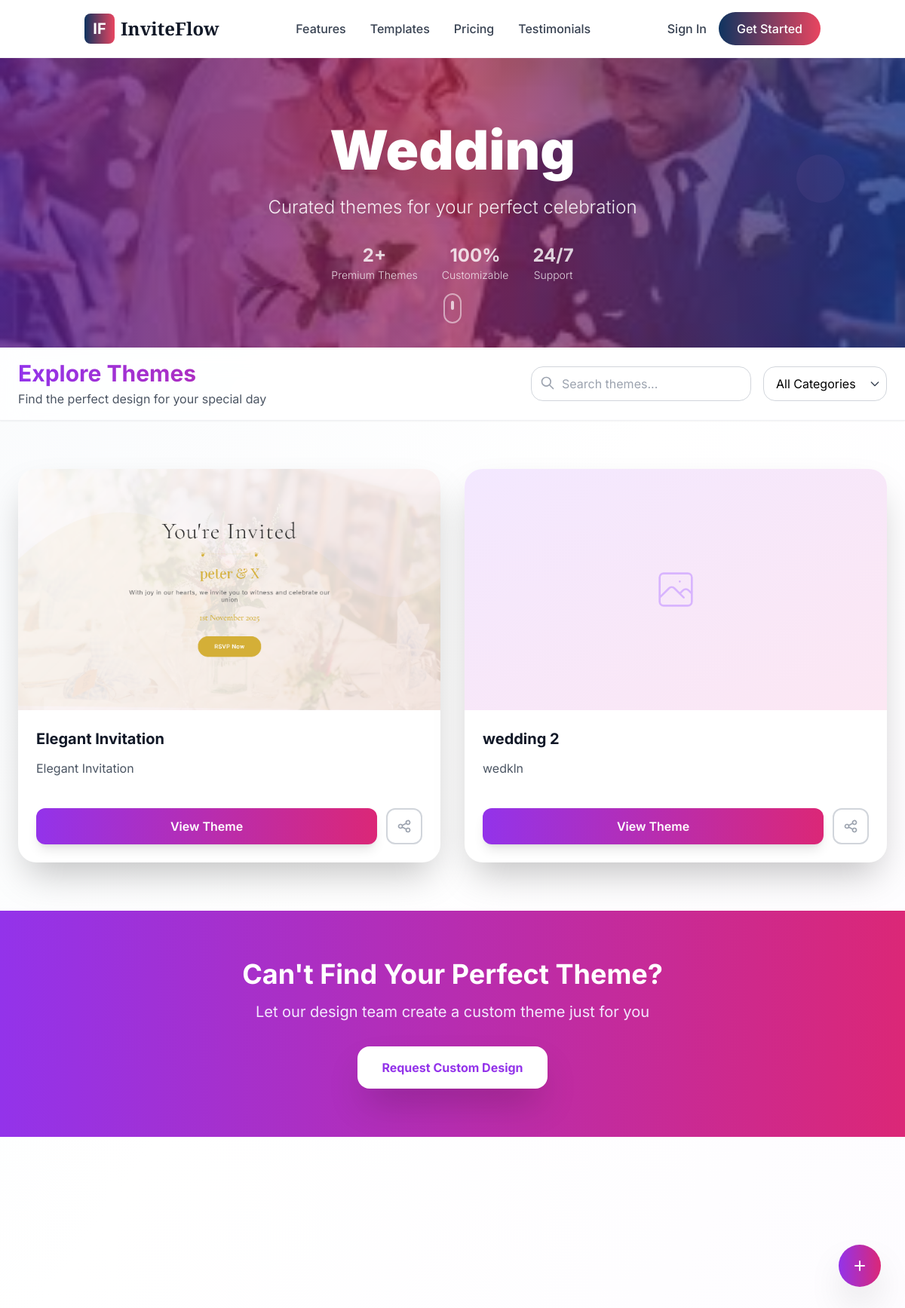
The app's page /main/category/2 with its own data.
### invitation/models.py (models this page shows, shortened)
class InvitationType(models.Model):
    name = models.CharField(max_length=100)
    description = models.TextField(blank=True)
    image = models.ImageField( upload_to='invitation_type_image/', height_field=None, width_field=None, max_length=None, null=True, blank=True)
    tag = models.CharField(max_length=150, null=True,blank=True)

class Invitation_theme(models.Model):
    GENDARE =[('male','Male'),
           ('female','Female')]
    name = models.CharField(max_length=100)
    description = models.TextField(blank=True)
    image = models.ImageField( upload_to='invitation_theme_image/', height_field=None, width_field=None, max_length=None, null=True, blank=True)
    tag = models.CharField(max_length=150, null=True,blank=True)
    invitation_type = models.ForeignKey(InvitationType, on_delete=models.CASCADE)
    html_code = models.TextField(null=True, blank=True)
    template_path = models.CharField(max_length=255, null=True, blank=True)
    gendare = models.CharField(max_length=20, choices=GENDARE, null=True, blank=True)

### core/views.py (the view)
# urls.py: path('category/<int:id>',views.category_invitation,name='category'),
def category_invitation(request, id):
    invitation_type = get_object_or_404(InvitationType, id=id)
    invitation_themes_list = get_list_or_404(Invitation_theme, invitation_type=invitation_type)
    return render(request, 'main/category_invitation.html', {
        'invitation_themes_list': invitation_themes_list,
        'invitation_type': invitation_type,
    })

### template/main/category_invitation.html (shortened to what this page needs)
{% extends 'base.html' %}
{% load static %}
{% block content %}
<div class="min-h-screen bg-gradient-to-br from-slate-50 via-white to-purple-50/30">
  <section class="relative h-96 overflow-hidden">
    <div class="absolute inset-0 bg-gradient-to-r from-purple-900/80 via-pink-800/70 to-blue-900/80 z-10"></div>
    {% if invitation_type.image %}
    <div class="absolute inset-0 transform group">
      <img src="{{ invitation_type.image.url }}" alt="{{ invitation_type.name }}"
           class="w-full h-full object-cover transform group-hover:scale-110 transition-transform duration-700">
    </div>
    {% endif %}
    <div class="absolute inset-0 z-0">
      <div class="absolute top-10 left-10 w-20 h-20 bg-white/10 rounded-full animate-pulse"></div>
      <div class="absolute top-32 right-20 w-16 h-16 bg-pink-300/20 rounded-full animate-bounce"></div>
      <div class="absolute bottom-20 left-1/4 w-24 h-24 bg-purple-300/20 rounded-full animate-ping"></div>
    </div>
    <div class="relative z-20 h-full flex items-center justify-center text-center px-4">
      <div class="max-w-4xl">
        <h1 class="text-5xl md:text-7xl font-black text-white mb-6 drop-shadow-2xl">
          {{ invitation_type.name }}
        </h1>
        <p class="text-xl md:text-2xl text-white/90 font-light mb-8 drop-shadow-lg">
          Curated themes for your perfect celebration
        </p>
        <div class="flex justify-center space-x-8 text-white/80">
          <div class="text-center">
            <div class="text-2xl font-bold">{{ invitation_themes_list|length }}+</div>
            <div class="text-sm font-light">Premium Themes</div>
          </div>
          <div class="text-center">
            <div class="text-2xl font-bold">100%</div>
            <div class="text-sm font-light">Customizable</div>
          </div>
          <div class="text-center">
            <div class="text-2xl font-bold">24/7</div>
            <div class="text-sm font-light">Support</div>
          </div>
        </div>
      </div>
    </div>
    <div class="absolute bottom-8 left-1/2 transform -translate-x-1/2 z-20 animate-bounce">
      <div class="w-6 h-10 border-2 border-white/50 rounded-full flex justify-center">
        <div class="w-1 h-3 bg-white/70 rounded-full mt-2"></div>
      </div>
    </div>
  </section>
  <section class="sticky top-0 z-40 bg-white/80 backdrop-blur-lg border-b border-gray-200/60 shadow-sm">
    <div class="max-w-7xl mx-auto px-6 py-4">
      <div class="flex flex-col md:flex-row md:items-center md:justify-between space-y-4 md:space-y-0">
        <div class="flex-1">
          <h2 class="text-3xl font-bold bg-gradient-to-r from-purple-600 to-pink-600 bg-clip-text text-transparent">
          </h2>
          <p class="text-gray-600 mt-1">Find the perfect design for your special day</p>
        </div>
        <div class="flex flex-wrap gap-4">
          <div class="relative">
            <input type="text" placeholder="Search themes..."
                   class="pl-10 pr-4 py-2.5 border border-gray-300 rounded-2xl focus:ring-2 focus:ring-purple-500 focus:border-transparent bg-white/50 backdrop-blur-sm transition-all duration-300">
            <svg class="w-5 h-5 absolute left-3 top-3 text-gray-400" fill="none" stroke="currentColor" viewBox="0 0 24 24">
              <path stroke-linecap="round" stroke-linejoin="round" stroke-width="2" d="M21 21l-6-6m2-5a7 7 0 11-14 0 7 7 0 0114 0z"></path>
            </svg>
          </div>
          <div class="relative">
            <select class="appearance-none pl-4 pr-10 py-2.5 border border-gray-300 rounded-2xl focus:ring-2 focus:ring-purple-500 focus:border-transparent bg-white/50 backdrop-blur-sm transition-all duration-300">
              <option>All Categories</option>
            </select>
            <div class="pointer-events-none absolute inset-y-0 right-0 flex items-center px-2 text-gray-700">
              <svg class="w-4 h-4" fill="none" stroke="currentColor" viewBox="0 0 24 24">
                <path stroke-linecap="round" stroke-linejoin="round" stroke-width="2" d="M19 9l-7 7-7-7"></path>
              </svg>
            </div>
          </div>
        </div>
      </div>
    </div>
  </section>
  <section class="max-w-7xl mx-auto px-6 py-16">
    <div class="grid grid-cols-1 md:grid-cols-2 xl:grid-cols-3 gap-8 auto-rows-fr">
      {% for theme in invitation_themes_list %}
      <div class="group relative bg-white rounded-3xl shadow-2xl overflow-hidden transform transition-all duration-500 hover:scale-105 hover:shadow-3xl">
        <div class="relative h-80 overflow-hidden">
          {% if theme.image %}
          <img src="{{ theme.image.url }}" alt="{{ theme.name }}"
               class="w-full h-full object-cover transform group-hover:scale-110 transition-transform duration-700">
          {% else %}
          <div class="w-full h-full bg-gradient-to-br from-purple-100 to-pink-100 flex items-center justify-center">
          </div>
          {% endif %}
        </div>
        <div class="p-6">
          <div class="flex items-start justify-between mb-3">
            <h3 class="text-xl font-bold text-gray-900 group-hover:text-purple-600 transition-colors duration-300">
              {{ theme.name }}
            </h3>
          </div>
          <p class="text-gray-600 leading-relaxed mb-4 line-clamp-2">
            {{ theme.description|default:"A beautifully crafted theme for your special occasion" }}
          </p>
          <div class="flex space-x-3">
            <a href="{% url 'theme_preview' theme.id %}"
               class="flex-1 bg-gradient-to-r from-purple-600 to-pink-600 text-white text-center font-semibold py-3 px-4 rounded-xl hover:from-purple-700 hover:to-pink-700 transform hover:scale-105 transition-all duration-300 shadow-lg hover:shadow-xl">
              View Theme
            </a>
            <button class="w-12 h-12 border-2 border-gray-300 rounded-xl hover:border-purple-500 hover:bg-purple-50 transition-all duration-300 flex items-center justify-center group">
            </button>
          </div>
        </div>
        <div class="absolute inset-0 rounded-3xl border-2 border-transparent group-hover:border-purple-500/30 transition-all duration-500 pointer-events-none"></div>
      </div>
      {% endfor %}
    </div>
  </section>
  <section class="bg-gradient-to-r from-purple-600 to-pink-600 text-white py-16">
    <div class="max-w-4xl mx-auto text-center px-6">
      <h2 class="text-4xl font-bold mb-4">Can't Find Your Perfect Theme?</h2>
      <p class="text-xl text-purple-100 mb-8">Let our design team create a custom theme just for you</p>
      <button class="bg-white text-purple-600 font-bold py-4 px-8 rounded-2xl hover:bg-gray-100 transform hover:scale-105 transition-all duration-300 shadow-2xl">
        Request Custom Design
      </button>
    </div>
  </section>
</div>
<div class="fixed bottom-8 right-8 z-50">
  <button class="w-14 h-14 bg-gradient-to-r from-purple-600 to-pink-600 text-white rounded-full shadow-2xl hover:shadow-3xl transform hover:scale-110 transition-all duration-300 flex items-center justify-center group">
    <svg class="w-6 h-6 transform group-hover:rotate-90 transition-transform duration-300" fill="none" stroke="currentColor" viewBox="0 0 24 24">
      <path stroke-linecap="round" stroke-linejoin="round" stroke-width="2" d="M12 6v6m0 0v6m0-6h6m-6 0H6"></path>
    </svg>
  </button>
</div>
{% endblock %}

### template/base.html (shortened to what this page needs)
<!DOCTYPE html>
<html lang="en">
<head>
    <script src="https://cdn.tailwindcss.com"></script>
     <link
    rel="stylesheet"
    href="https://cdnjs.cloudflare.com/ajax/libs/font-awesome/6.6.0/css/all.min.css"
  />
    <link rel="stylesheet" href="/static/css/custom.css">
</head>
<body class="font-sans antialiased">
    {% include 'includes/header.html' %}
    <main>
        {% block content %}
        {% endblock %}
    </main>
</body>
</html>

### template/includes/header.html (shortened to what this page needs)
<header class="sticky w-full bg-white/90 backdrop-blur-md z-50 border-b border-gray-100">
    <nav class="container mx-auto px-6 py-4">
        <div class="flex items-center justify-between">
            <div class="flex items-center space-x-2">
                <div class="w-10 h-10 bg-gradient-to-r from-elegant-purple to-elegant-pink rounded-lg flex items-center justify-center">
                    <span class="text-white font-bold text-xl">IF</span>
                </div>
                <span class="text-2xl font-elegant font-bold text-gray-900">InviteFlow</span>
            </div>
            <div class="hidden md:flex items-center space-x-8">
                <a href="#features" class="text-gray-700 hover:text-elegant-purple transition-colors font-medium">Features</a>
                <a href="#templates" class="text-gray-700 hover:text-elegant-purple transition-colors font-medium">Templates</a>
                <a href="#pricing" class="text-gray-700 hover:text-elegant-purple transition-colors font-medium">Pricing</a>
                <a href="#testimonials" class="text-gray-700 hover:text-elegant-purple transition-colors font-medium">Testimonials</a>
            </div>
            <div class="flex items-center space-x-4">
                {% if request.user.is_authenticated %}
                <a href="{%url 'account_logout'%}" class="text-gray-700 hover:text-elegant-purple transition-colors font-medium hidden md:block">LogOut</a>
                {% else %}
                <a href="{%url 'account_login'%}" class="text-gray-700 hover:text-elegant-purple transition-colors font-medium hidden md:block">Sign In</a>
                {% endif %}
                <a href="#pricing" class="bg-gradient-to-r from-elegant-purple to-elegant-pink text-white px-6 py-2.5 rounded-full font-medium hover:shadow-lg transition-all duration-300 hover:scale-105">
                    Get Started
                </a>
            </div>
        </div>
    </nav>
</header>

### project/static/css/custom.css (style rules this page uses)
html { scroll-behavior: smooth; }
.fade-in-up { animation: fadeInUp 0.6s ease-out; }

### template/main/category_invitation.html (style rules this page uses)
.line-clamp-2 { display: -webkit-box; -webkit-line-clamp: 2; -webkit-box-orient: vertical; overflow: hidden; }

### records on screen
InvitationType: image (picture), name "Wedding"
Invitation_theme: image (picture), name "Elegant Invitation", description "Elegant Invitation"
Invitation_theme: name "wedding 2", description "wedkln"

### other values on screen
{{ invitation_themes_list|length }} "2"
